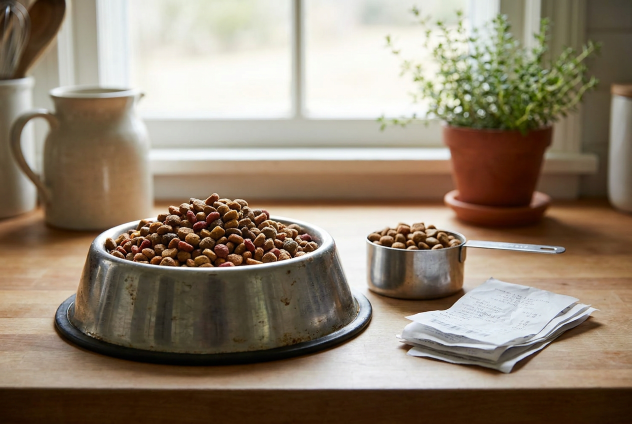
#> input picture pinterest-assets/_hero-cache/dog-food-on-a-budget-2026.png, 1264 x 848 px (shown at 1/2 size); its folder holds only this picture in this run
$ python pinterest_pin_designer.py
#> lines starting #> are read from the running program, lines starting #| are printed output that depends on the picture
#> in render_feature_pin, `canvas = Image.new("RGB", (PIN_W, PIN_H), COLOR_WHITE)`: canvas: PIL image 1000x1500 RGB; every value is 255
"""Generate 2:3 vertical Pinterest pins (1000x1500) from article hero images.

Two templates (hybrid per user spec):

  Feature pin (cost / roundup / guide / comparison):
    Top 60%: hero image filled, cropped to 1000x900
    Bottom 40%: white background with
      - small uppercase gray label (e.g. "FIRST-YEAR COST")
      - big orange number/hook (e.g. "$2,500-$5,000")
      - bold black title (e.g. "Goldendoodle Cost Breakdown")
      - bottom rule: thin orange line + "WOOFFY" wordmark

  Breed pin (main breed page):
    Image fills 1000x1500 (cropped to 2:3 from center)
    Bottom-right overlay: small white card with
      "WOOFFY" wordmark + orange divider + thewooffy.com

Swiss-inspired: Helvetica-class (Arial Bold), black + single orange,
right angles, tight letter spacing.

Run as a test pass (no args) to generate 2 sample pins:
    python3 scripts/pinterest_pin_designer.py
"""
from __future__ import annotations

import io
import json
import sys
from dataclasses import dataclass
from pathlib import Path
from typing import Literal

import requests
from PIL import Image, ImageDraw, ImageFilter, ImageFont

ROOT = Path(__file__).resolve().parent.parent
BREED_DATA = ROOT / "breed-data"
OUT_DIR = ROOT / "pinterest-assets"
HERO_CACHE = ROOT / "pinterest-assets" / "_hero-cache"

PIN_W = 1000
PIN_H = 1500

COLOR_BLACK = (26, 26, 26)
COLOR_WHITE = (255, 255, 255)
COLOR_GRAY = (107, 113, 119)
COLOR_ORANGE = (255, 106, 26)

FONT_BOLD = "C:/Windows/Fonts/arialbd.ttf"
FONT_REGULAR = "C:/Windows/Fonts/Arial.ttf"


@dataclass
class PinConfig:
    slug: str
    template: Literal["feature", "breed"]
    label: str = ""
    hook: str = ""
    title: str = ""
    pin_index: int = 1


def fetch_hero(slug: str) -> Image.Image:
#> called with slug = 'dog-food-on-a-budget-2026'
    HERO_CACHE.mkdir(parents=True, exist_ok=True)
    cache = HERO_CACHE / f"{slug}.png"
    if cache.exists():
        return Image.open(cache).convert("RGB")
#> returned value is the input picture: PIL image 1264x848 RGB; mean R, G, B 144.1, 130.2, 112.4
    data = json.loads((BREED_DATA / f"{slug}.json").read_text(encoding="utf-8"))
    url = data["images"]["hero"]["url"]
    r = requests.get(url, timeout=30)
    r.raise_for_status()
    img = Image.open(io.BytesIO(r.content)).convert("RGB")
    img.save(cache, "PNG")
    return img


def crop_to_aspect(img: Image.Image, target_w: int, target_h: int) -> Image.Image:
    """Crop from center to target aspect, then resize."""
#> called with target_w = 1000, target_h = 900
    src_w, src_h = img.size
#> src_w = 1264; src_h = 848
    target_ratio = target_w / target_h
    src_ratio = src_w / src_h
#> src_ratio = 1.49
    if src_ratio > target_ratio:
        new_w = int(src_h * target_ratio)
#> new_w = 942
        left = (src_w - new_w) // 2
#> left = 161
        img = img.crop((left, 0, left + new_w, src_h))
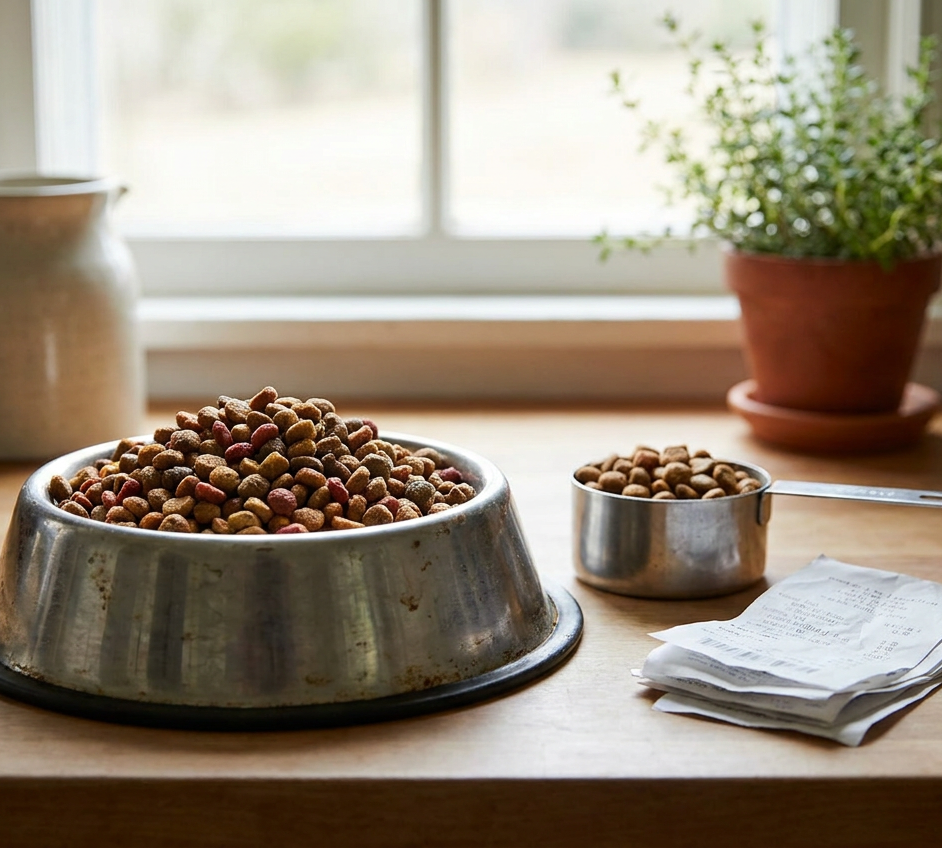
#> img: PIL image 942x848 RGB; mean R, G, B 151.1, 138.7, 122.6
    else:
        new_h = int(src_w / target_ratio)
        top = (src_h - new_h) // 2
        img = img.crop((0, top, src_w, top + new_h))
    return img.resize((target_w, target_h), Image.LANCZOS)
#> returned value: PIL image 1000x900 RGB


def text_size(draw: ImageDraw.ImageDraw, text: str, font: ImageFont.FreeTypeFont) -> tuple[int, int]:
    bbox = draw.textbbox((0, 0), text, font=font)
    return bbox[2] - bbox[0], bbox[3] - bbox[1]


def wrap_text(text: str, font: ImageFont.FreeTypeFont, max_width: int, draw: ImageDraw.ImageDraw) -> list[str]:
    words = text.split()
    lines: list[str] = []
    current = ""
    for w in words:
        candidate = (current + " " + w).strip()
        if text_size(draw, candidate, font)[0] <= max_width:
            current = candidate
        else:
            if current:
                lines.append(current)
            current = w
    if current:
        lines.append(current)
    return lines


def render_feature_pin(cfg: PinConfig) -> Image.Image:
    canvas = Image.new("RGB", (PIN_W, PIN_H), COLOR_WHITE)
    hero = fetch_hero(cfg.slug)
    image_block = crop_to_aspect(hero, PIN_W, 900)
    canvas.paste(image_block, (0, 0))
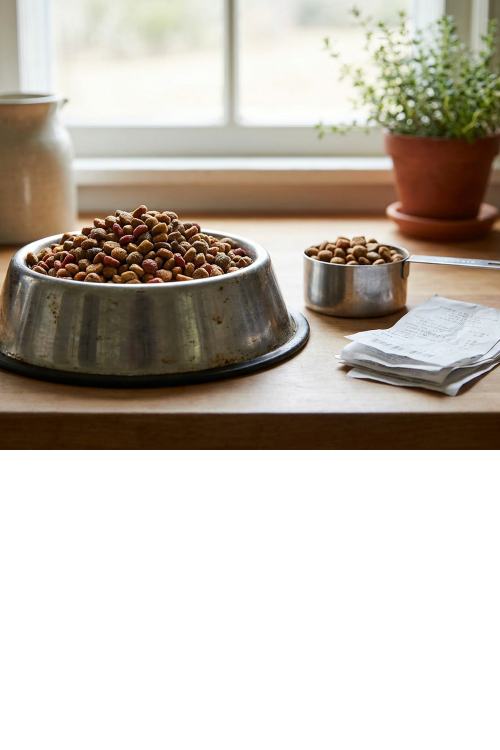
#> canvas: PIL image 1000x1500 RGB (shown at 1/2 size); mean R, G, B 192.7, 185.2, 175.5

    draw = ImageDraw.Draw(canvas)
    text_block_top = 900
    text_block_bottom = PIN_H
    pad = 60
    inner_w = PIN_W - 2 * pad

    label = (cfg.label or "").upper()
    if label:
        f_label = ImageFont.truetype(FONT_BOLD, 26)
        spaced = " ".join(label)
        _, lh = text_size(draw, spaced, f_label)
#> lh = 19
        draw.text((pad, text_block_top + 50), spaced, font=f_label, fill=COLOR_GRAY)
        next_y = text_block_top + 50 + lh + 20
#> next_y = 989
    else:
        next_y = text_block_top + 70

    if cfg.hook:
        for size in (160, 140, 120, 100, 88, 76):
            f_hook = ImageFont.truetype(FONT_BOLD, size)
            if text_size(draw, cfg.hook, f_hook)[0] <= inner_w:
                break
        _, hh = text_size(draw, cfg.hook, f_hook)
#> hh = 121
        draw.text((pad, next_y), cfg.hook, font=f_hook, fill=COLOR_ORANGE)
        next_y += hh + 26
#> next_y = 1136

    if cfg.title:
        f_title = ImageFont.truetype(FONT_BOLD, 44)
        lines = wrap_text(cfg.title, f_title, inner_w, draw)
#> lines = ['How to Feed Your Dog Well on a Budget', 'in 2026']
        for ln in lines[:3]:
            _, th = text_size(draw, ln, f_title)
            draw.text((pad, next_y), ln, font=f_title, fill=COLOR_BLACK)
            next_y += th + 8
#> this loop made 2 passes
#> (ln, bbox in text_size, th, next_y) on passes 1 to 2: ('How to Feed Your Dog Well on a Budget', (0, 8, 872, 50), 42, 1186), ('in 2026', (0, 8, 166, 41), 33, 1227)
#> after the loop, next_y = 1227

    rule_y = text_block_bottom - 90
    draw.rectangle((pad, rule_y, pad + 60, rule_y + 3), fill=COLOR_ORANGE)
    f_wm = ImageFont.truetype(FONT_BOLD, 26)
    f_url = ImageFont.truetype(FONT_REGULAR, 20)
    draw.text((pad, rule_y + 16), "WOOFFY", font=f_wm, fill=COLOR_BLACK)
    url_text = "thewooffy.com"
    uw, _ = text_size(draw, url_text, f_url)
#> uw = 146
    draw.text((PIN_W - pad - uw, rule_y + 22), url_text, font=f_url, fill=COLOR_GRAY)

    return canvas


def render_breed_pin(cfg: PinConfig) -> Image.Image:
    hero = fetch_hero(cfg.slug)
    canvas = crop_to_aspect(hero, PIN_W, PIN_H)

    draw = ImageDraw.Draw(canvas)
    card_w, card_h = 320, 110
    margin = 40
    card_x = PIN_W - card_w - margin
    card_y = PIN_H - card_h - margin
    shadow = Image.new("RGBA", (card_w + 30, card_h + 30), (0, 0, 0, 0))
    sd = ImageDraw.Draw(shadow)
    sd.rectangle((10, 10, card_w + 10, card_h + 10), fill=(0, 0, 0, 70))
    shadow = shadow.filter(ImageFilter.GaussianBlur(8))
    canvas.paste(shadow, (card_x - 15, card_y - 15), shadow)
    draw.rectangle((card_x, card_y, card_x + card_w, card_y + card_h), fill=COLOR_WHITE)
    f_wm = ImageFont.truetype(FONT_BOLD, 32)
    f_url = ImageFont.truetype(FONT_REGULAR, 18)
    draw.text((card_x + 24, card_y + 18), "WOOFFY", font=f_wm, fill=COLOR_BLACK)
    div_y = card_y + 60
    draw.rectangle((card_x + 24, div_y, card_x + 64, div_y + 3), fill=COLOR_ORANGE)
    draw.text((card_x + 24, card_y + 72), "thewooffy.com", font=f_url, fill=COLOR_GRAY)
    return canvas


def render(cfg: PinConfig, out_dir: Path) -> Path:
    out_dir.mkdir(parents=True, exist_ok=True)
    if cfg.template == "feature":
        img = render_feature_pin(cfg)
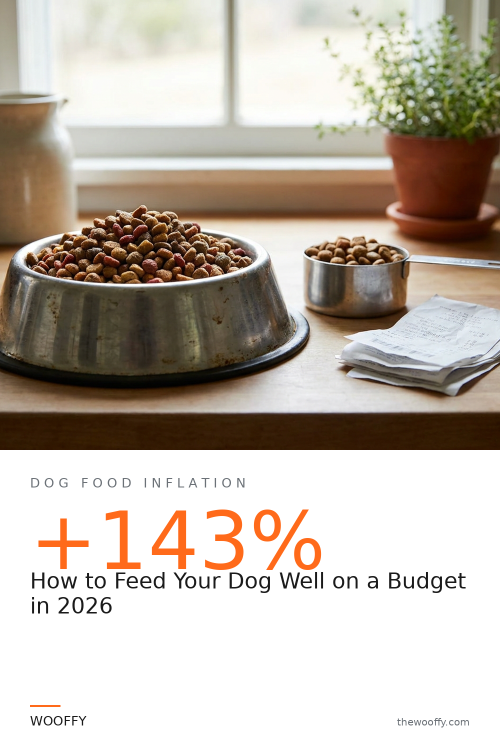
#> img: PIL image 1000x1500 RGB (shown at 1/2 size); mean R, G, B 191, 181.8, 171.2
    else:
        img = render_breed_pin(cfg)
    out_path = out_dir / f"{cfg.slug}-pin-{cfg.pin_index}.png"
    img.save(out_path, "PNG", optimize=True)
    return out_path


def main() -> int:
    test_pins = [
        PinConfig(
            slug="dog-food-on-a-budget-2026",
            template="feature",
            label="dog food inflation",
            hook="+143%",
            title="How to Feed Your Dog Well on a Budget in 2026",
            pin_index=1,
        ),
        PinConfig(
            slug="golden-retriever",
            template="breed",
            pin_index=1,
        ),
    ]
    for cfg in test_pins:
        try:
            path = render(cfg, OUT_DIR)
            print(f"  OK    {cfg.template:8s} {cfg.slug:42s}  -> {path}")
        except Exception as e:
            print(f"  FAIL  {cfg.slug}: {e}")
    return 0


if __name__ == "__main__":
    raise SystemExit(main())
#> (the program exits here)
